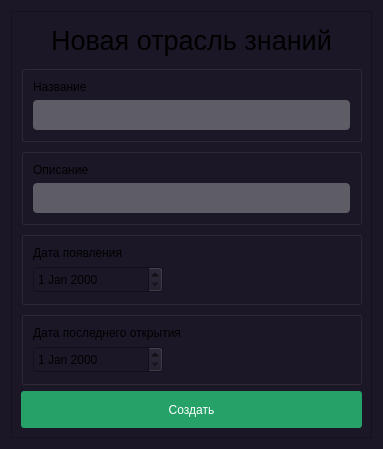
<?xml version="1.0" encoding="UTF-8"?>
<ui version="4.0">
 <class>Dialog</class>
 <widget class="QDialog" name="Dialog">
  <property name="geometry">
   <rect>
    <x>0</x>
    <y>0</y>
    <width>383</width>
    <height>449</height>
   </rect>
  </property>
  <property name="windowTitle">
   <string>Create KnowledgeBranch</string>
  </property>
  <property name="styleSheet">
   <string notr="true">background-color: rgb(27, 23, 38);</string>
  </property>
  <layout class="QVBoxLayout" name="verticalLayout">
   <item>
    <widget class="QFrame" name="frame">
     <property name="styleSheet">
      <string notr="true">QFrame {
	color: #FFFFFF;
};</string>
     </property>
     <property name="frameShape">
      <enum>QFrame::StyledPanel</enum>
     </property>
     <property name="frameShadow">
      <enum>QFrame::Raised</enum>
     </property>
     <layout class="QVBoxLayout" name="verticalLayout_6">
      <item>
       <widget class="QLabel" name="label">
        <property name="maximumSize">
         <size>
          <width>16777215</width>
          <height>50</height>
         </size>
        </property>
        <property name="autoFillBackground">
         <bool>false</bool>
        </property>
        <property name="styleSheet">
         <string notr="true">QLabel {
	font-size: 20pt;
	text-align: center;
}</string>
        </property>
        <property name="text">
         <string>Новая отрасль знаний</string>
        </property>
        <property name="alignment">
         <set>Qt::AlignCenter</set>
        </property>
       </widget>
      </item>
      <item>
       <widget class="QGroupBox" name="groupBox">
        <property name="title">
         <string/>
        </property>
        <layout class="QVBoxLayout" name="verticalLayout_2">
         <item>
          <widget class="QLabel" name="label_2">
           <property name="text">
            <string>Название</string>
           </property>
          </widget>
         </item>
         <item>
          <widget class="QLineEdit" name="lineEdit">
           <property name="minimumSize">
            <size>
             <width>0</width>
             <height>30</height>
            </size>
           </property>
           <property name="styleSheet">
            <string notr="true">QLineEdit {
	background-color: rgb(94, 92, 100);
	border-radius: 4px;
	color: #FFFFFF;
	padding-left: 3px;
	padding-right: 3px;
}</string>
           </property>
           <property name="text">
            <string/>
           </property>
          </widget>
         </item>
        </layout>
       </widget>
      </item>
      <item>
       <widget class="QGroupBox" name="groupBox_2">
        <property name="title">
         <string/>
        </property>
        <layout class="QVBoxLayout" name="verticalLayout_3">
         <item>
          <widget class="QLabel" name="label_3">
           <property name="text">
            <string>Описание</string>
           </property>
          </widget>
         </item>
         <item>
          <widget class="QLineEdit" name="lineEdit_3">
           <property name="minimumSize">
            <size>
             <width>0</width>
             <height>30</height>
            </size>
           </property>
           <property name="styleSheet">
            <string notr="true">QLineEdit {
	background-color: rgb(94, 92, 100);
	border-radius: 4px;
	color: #FFFFFF;
	padding-left: 3px;
	padding-right: 3px;
}</string>
           </property>
           <property name="text">
            <string/>
           </property>
          </widget>
         </item>
        </layout>
       </widget>
      </item>
      <item>
       <widget class="QGroupBox" name="groupBox_3">
        <property name="title">
         <string/>
        </property>
        <layout class="QVBoxLayout" name="verticalLayout_4">
         <item>
          <widget class="QLabel" name="label_4">
           <property name="text">
            <string>Дата появления</string>
           </property>
          </widget>
         </item>
         <item>
          <widget class="QDateEdit" name="dateEdit">
           <property name="minimumSize">
            <size>
             <width>130</width>
             <height>27</height>
            </size>
           </property>
           <property name="maximumSize">
            <size>
             <width>130</width>
             <height>27</height>
            </size>
           </property>
           <property name="styleSheet">
            <string notr="true">QDateEdit {
	color: #FFFFFF;
	background-color: rgb(61, 56, 70);
	border-radius: 4px;
};</string>
           </property>
          </widget>
         </item>
        </layout>
       </widget>
      </item>
      <item>
       <widget class="QGroupBox" name="groupBox_4">
        <property name="title">
         <string/>
        </property>
        <layout class="QVBoxLayout" name="verticalLayout_5">
         <item>
          <widget class="QLabel" name="label_5">
           <property name="text">
            <string>Дата последнего открытия</string>
           </property>
          </widget>
         </item>
         <item>
          <widget class="QDateEdit" name="dateEdit_2">
           <property name="minimumSize">
            <size>
             <width>130</width>
             <height>27</height>
            </size>
           </property>
           <property name="maximumSize">
            <size>
             <width>130</width>
             <height>27</height>
            </size>
           </property>
           <property name="styleSheet">
            <string notr="true">QDateEdit {
	color: #FFFFFF;
	background-color: rgb(61, 56, 70);
	border-radius: 4px;
};</string>
           </property>
          </widget>
         </item>
        </layout>
       </widget>
      </item>
      <item>
       <widget class="QPushButton" name="addButton_6">
        <property name="sizePolicy">
         <sizepolicy hsizetype="Minimum" vsizetype="Minimum">
          <horstretch>0</horstretch>
          <verstretch>0</verstretch>
         </sizepolicy>
        </property>
        <property name="maximumSize">
         <size>
          <width>16777215</width>
          <height>40</height>
         </size>
        </property>
        <property name="cursor">
         <cursorShape>PointingHandCursor</cursorShape>
        </property>
        <property name="styleSheet">
         <string notr="true">QPushButton {
	background-color: rgb(38, 162, 105);
	border-radius: 3px;
	height: 35px;
	color: #FFFFFF;
}
QPushButton:hover {
	background-color: rgb(44, 186, 119);
}</string>
        </property>
        <property name="text">
         <string>Создать</string>
        </property>
       </widget>
      </item>
     </layout>
    </widget>
   </item>
  </layout>
 </widget>
 <resources/>
 <connections/>
</ui>
